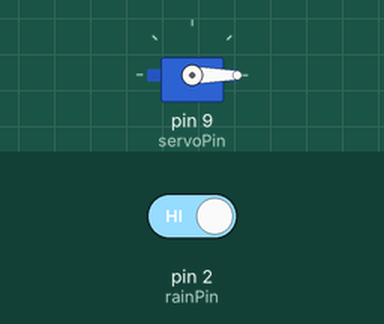
Recording of a sketch running on a simulated Arduino Uno, built with avr-gcc and run on an emulated ATmega328P. On the bench: servo. Inputs (shaded band) come from the test bench; at power-on: pin 2 (rainPin) HIGH.

Above: at 2.2 s.
2.3 s: pin 2 (rainPin) driven LOW
At 3.7 s:
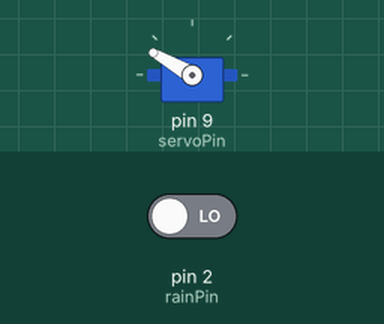
4.0 s: pin 2 (rainPin) driven HIGH
At 5.0 s:
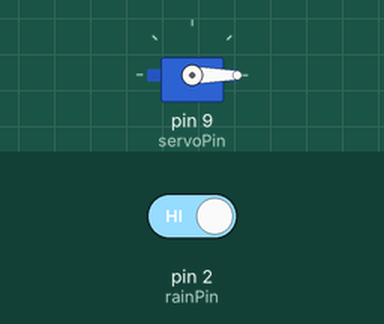
Timing chart, 0 to 7.0 s (numbered marks = the images above; inputs shaded):
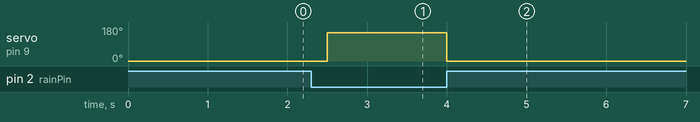

Measured:
- after the input at 2.3 s, servo on pin 9 (servoPin): 0° → 150° after 0.20 s
- after the input at 4.0 s, servo on pin 9 (servoPin): 150° → 0° at once

The sketch:

clothes_collector.ino
```cpp
#include <Servo.h>

Servo clothesServo;

const int rainPin = 2;     // Rain sensor digital output
const int servoPin = 9;

void setup() {
  pinMode(rainPin, INPUT);
  clothesServo.attach(servoPin);

  // Initial state: Clothes outside
  clothesServo.write(0);
  delay(1000);
}

void loop() {
  int rainState = digitalRead(rainPin);

  if (rainState == LOW) {
    // Rain detected
    clothesServo.write(150);  // Clothes INSIDE
  } else {
    // No rain
    clothesServo.write(0);    // Clothes OUTSIDE
  }

  delay(500);
}
```
